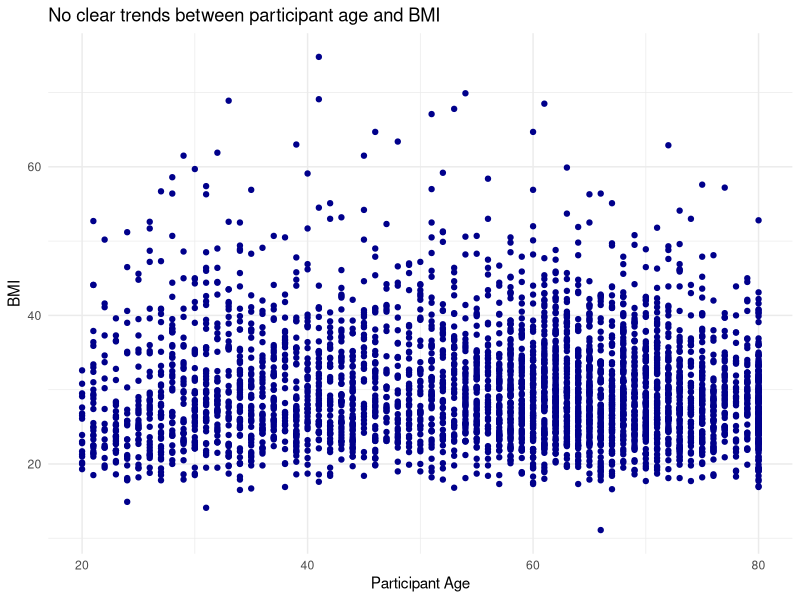
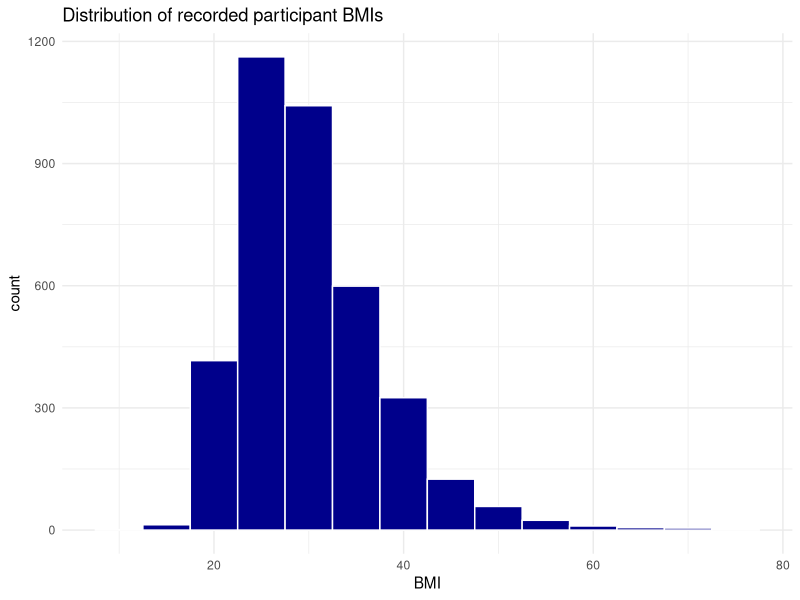
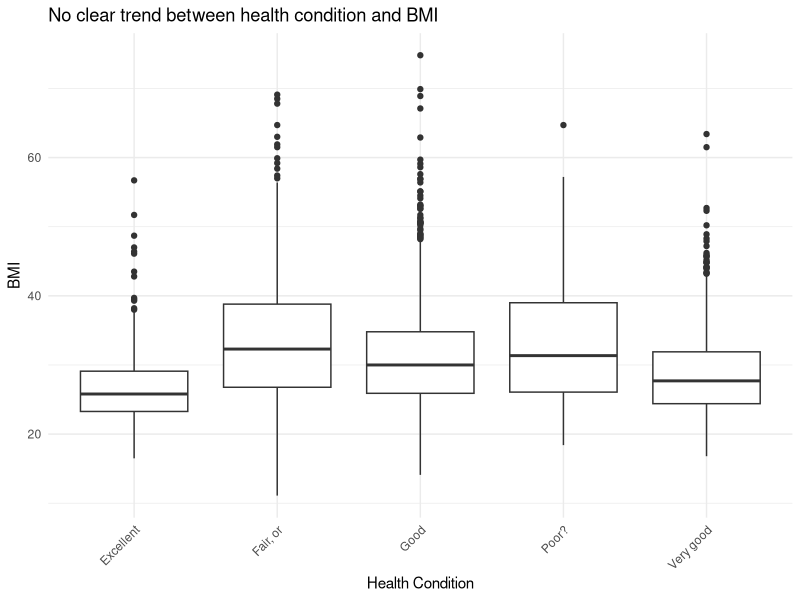
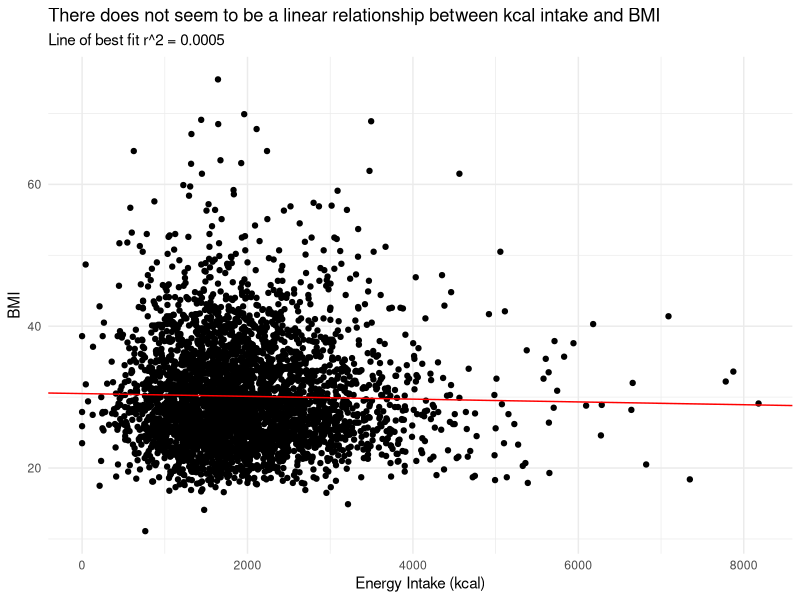
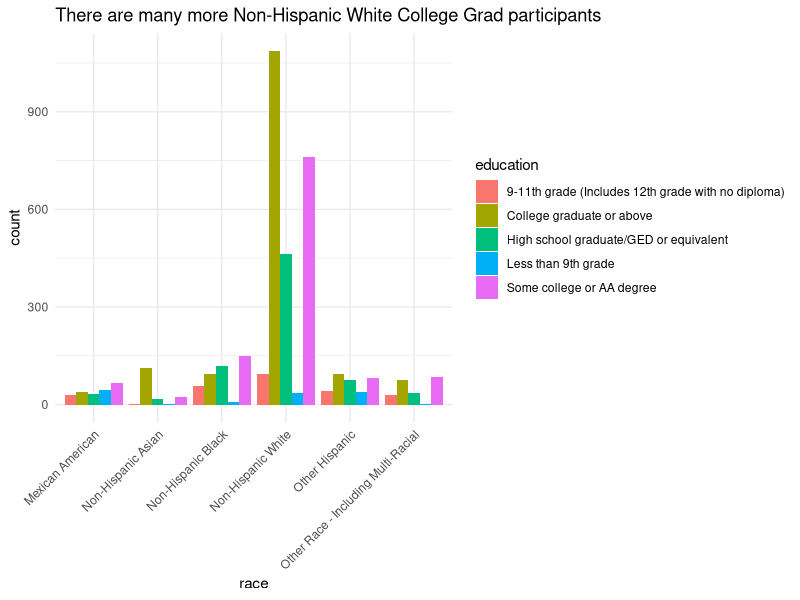
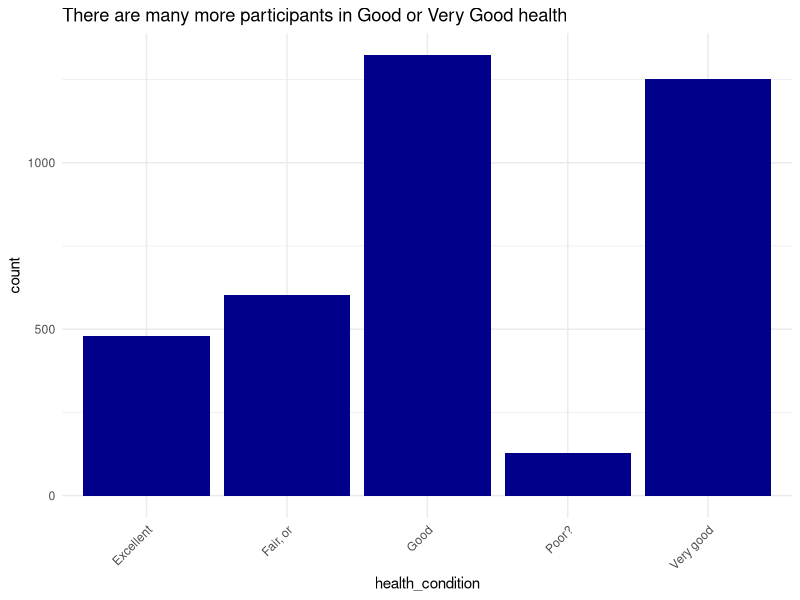
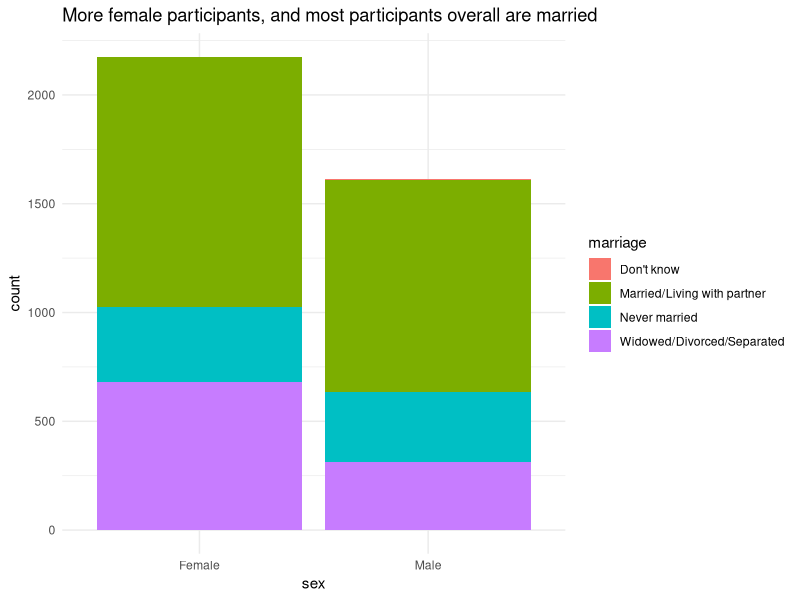
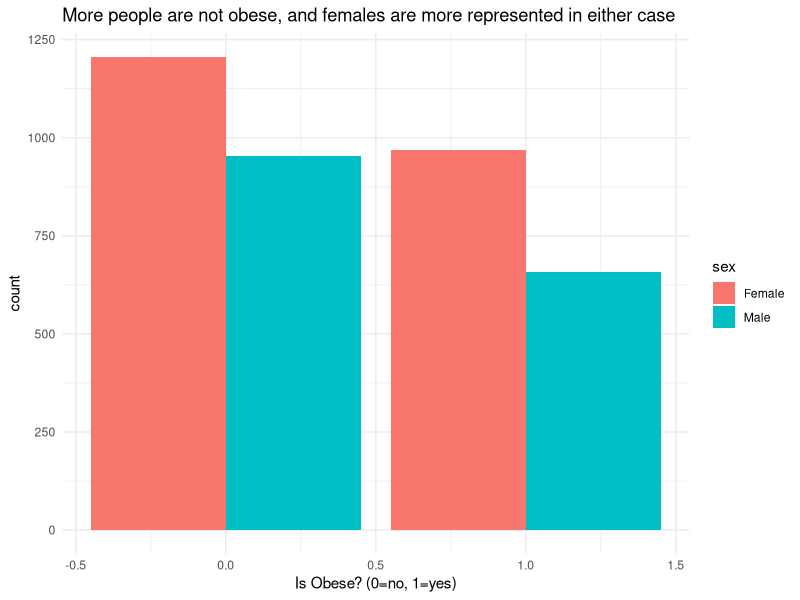

Recreate these plots in R, in order.
## ---- chunk 1
library(readr)
library(ggplot2)
data = read_csv("nhanes.csv")
## ---- chunk 2
ggplot(data, aes(x=age, y=bmi)) +
  geom_point(color="darkblue") +
  labs(title="No clear trends between participant age and BMI", x="Participant Age", y="BMI") +
  theme_minimal()
## ---- chunk 3
ggplot(data, aes(x=bmi)) +
  geom_histogram(binwidth=5, fill="darkblue", color="white") +
  labs(title="Distribution of recorded participant BMIs", x="BMI") +
  theme_minimal()

## ---- chunk 4
ggplot(data, aes(x=health_condition, y=bmi)) +
  geom_boxplot() +
  theme_minimal() +
  theme(axis.text.x = element_text(angle = 45, hjust = 1)) +
  labs(title="No clear trend between health condition and BMI", x="Health Condition", y="BMI")
## ---- chunk 5
library(broom)
model = lm(bmi ~ kcal, data=data)
model_int = model[[1]][[1]]
model_slope = model[[1]][[2]]
r2 = glance(model)[[1]][[1]]

ggplot(data, aes(x=kcal, y=bmi)) +
  geom_point() +
  geom_abline(slope = model_slope, intercept = model_int, color="red") +
  theme_minimal() +
  labs(title="There does not seem to be a linear relationship between kcal intake and BMI", subtitle="Line of best fit r^2 = 0.0005", x="Energy Intake (kcal)", y= "BMI")
## ---- chunk 6
ggplot(data, aes(x=race, fill=education)) +
  geom_bar(position="dodge") +
  theme_minimal() +
  theme(axis.text.x = element_text(angle = 45, hjust = 1)) +
  labs(title="There are many more Non-Hispanic White College Grad participants")
## ---- chunk 7
ggplot(data, aes(x=health_condition)) +
  geom_bar(fill="darkblue") +
  theme_minimal() +
  theme(axis.text.x = element_text(angle = 45, hjust = 1)) +
  labs(title="There are many more participants in Good or Very Good health")
## ---- chunk 8
ggplot(data, aes(x=sex, fill=marriage)) +
  geom_bar() +
  theme_minimal() +
  labs(title="More female participants, and most participants overall are married")
## ---- chunk 9
#somewhat broken
#ggplot(filtered_data, aes(x=income_to_poverty, y=health_location)) +
#  geom_boxplot() +
#  theme_minimal() +
#  #theme(axis.text.x = element_text(angle = 45, hjust = 1)) +
#  labs(title="Income to Poverty Ratio might be correlated to Healthcare Location")
## ---- chunk 10
ggplot(data, aes(x=is_obese, fill=sex)) +
  geom_bar(position="dodge") +
  theme_minimal() +
  labs(title="More people are not obese, and females are more represented in either case", x="Is Obese? (0=no, 1=yes)")
